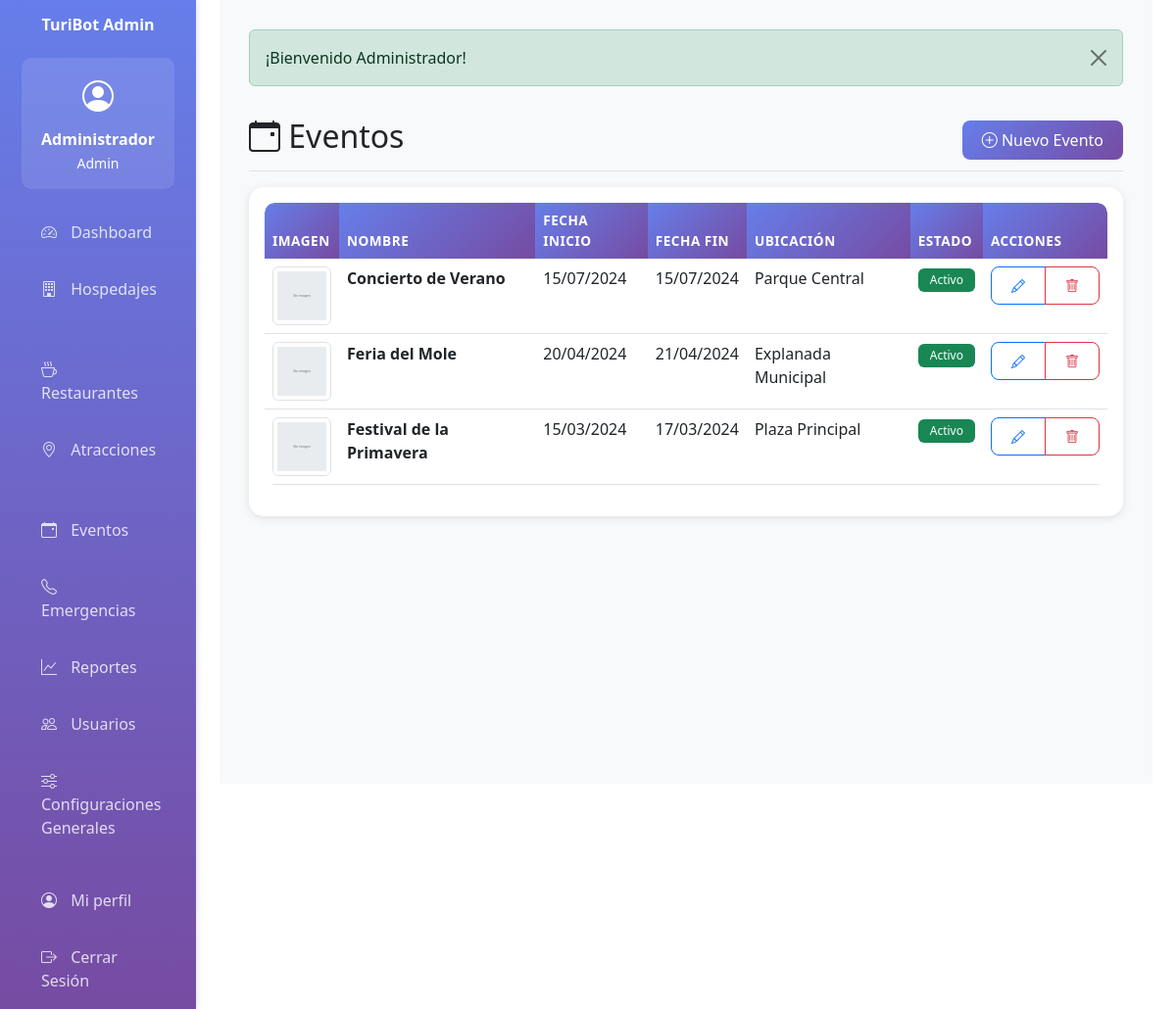
Page /evento (signed in) on the committed database.
### tables this page shows
CREATE TABLE IF NOT EXISTS eventos (
    id INT AUTO_INCREMENT PRIMARY KEY,
    nombre VARCHAR(200) NOT NULL,
    descripcion TEXT NOT NULL,
    fecha_inicio DATE NOT NULL,
    fecha_fin DATE NOT NULL,
    ubicacion TEXT NOT NULL,
    enlace_boletos TEXT NULL,
    imagen VARCHAR(255) NULL,
    activo TINYINT(1) DEFAULT 1,
    creado_por INT NOT NULL,
    fecha_creacion TIMESTAMP DEFAULT CURRENT_TIMESTAMP,
    fecha_actualizacion TIMESTAMP DEFAULT CURRENT_TIMESTAMP ON UPDATE CURRENT_TIMESTAMP,
    FOREIGN KEY (creado_por) REFERENCES usuarios(id),
    INDEX idx_fecha_inicio (fecha_inicio),
    INDEX idx_activo (activo)
);

### app/controllers/BaseController.php (called while the page is built, shortened)
<?php
class BaseController {
    protected function view($viewPath, $data = []) {
        extract($data);
        require_once APP_PATH . '/views/layouts/header.php';
        require_once APP_PATH . '/views/' . $viewPath . '.php';
        require_once APP_PATH . '/views/layouts/footer.php';
    }
}
?>

### app/controllers/EventoController.php (called while the page is built, shortened)
<?php
require_once APP_PATH . '/controllers/BaseController.php';
class EventoController extends BaseController {
    private $eventoModel;
    public function __construct() {
        $this->eventoModel = new Evento();
    }
    public function index() {
        $eventos = $this->eventoModel->getAll();
        $this->view('evento/index', ['eventos' => $eventos]);
    }
}
?>

### app/helpers/functions.php (called while the page is built, shortened)
<?php
function isLoggedIn() {
    return isset($_SESSION['user_id']);
}
function hasAnyRole($roles) {
    return in_array($_SESSION['user_rol'], $roles);
}
function formatDate($date, $format = 'd/m/Y') {
    return date($format, strtotime($date));
}
function getImageUrl($filename, $folder) {
    if (empty($filename)) {
        return BASE_URL . 'public/img/no-image.svg';
    }
    return BASE_URL . 'public/uploads/' . $folder . '/' . $filename;
}
function truncateText($text, $length = 100) {
    if (strlen($text) <= $length) {
        return $text;
    }
    return substr($text, 0, $length) . '...';
}
?>

### config/database.php (called while the page is built, shortened)
<?php
class Database {
    private static $instance = null;
    private $connection;
    private function __construct() {
        try {
            $dsn = "mysql:host=" . DB_HOST . ";dbname=" . DB_NAME . ";charset=" . DB_CHARSET;
            $options = [
                PDO::ATTR_ERRMODE => PDO::ERRMODE_EXCEPTION,
                PDO::ATTR_DEFAULT_FETCH_MODE => PDO::FETCH_ASSOC,
                PDO::ATTR_EMULATE_PREPARES => false
            ];
            $this->connection = new PDO($dsn, DB_USER, DB_PASS, $options);
        } catch (PDOException $e) {
            die("Error de conexión a la base de datos: " . $e->getMessage());
        }
    }
    public static function getInstance() {
        if (self::$instance === null) {
            self::$instance = new self();
        }
        return self::$instance;
    }
    public function getConnection() {
        return $this->connection;
    }
}
?>

### app/models/BaseModel.php (called while the page is built, shortened)
<?php
class BaseModel {
    protected $db;
    protected $table;
    public function __construct() {
        $this->db = Database::getInstance()->getConnection();
    }
    public function getAll() {
        $stmt = $this->db->query("SELECT * FROM {$this->table} ORDER BY id DESC");
        return $stmt->fetchAll();
    }
}
?>

### app/views/evento/index.php (the view)
<div class="d-flex justify-content-between flex-wrap flex-md-nowrap align-items-center pt-3 pb-2 mb-3 border-bottom">
    <h1 class="h2"><i class="bi bi-calendar-event"></i> Eventos</h1>
    <?php if (hasAnyRole(['admin', 'editor'])): ?>
    <a href="<?php echo BASE_URL; ?>evento/create" class="btn btn-primary"><i class="bi bi-plus-circle"></i> Nuevo Evento</a>
    <?php endif; ?>
</div>
<div class="card">
    <div class="card-body">
        <div class="table-responsive">
            <table class="table table-hover">
                <thead>
                    <tr>
                        <th>Imagen</th>
                        <th>Nombre</th>
                        <th>Fecha Inicio</th>
                        <th>Fecha Fin</th>
                        <th>Ubicación</th>
                        <th>Estado</th>
                        <th>Acciones</th>
                    </tr>
                </thead>
                <tbody>
                    <?php if (!empty($eventos)): ?>
                        <?php foreach ($eventos as $evt): ?>
                        <tr>
                            <td><img src="<?php echo getImageUrl($evt['imagen'], 'eventos'); ?>" class="img-thumbnail" style="width: 60px; height: 60px; object-fit: cover;"></td>
                            <td><strong><?php echo htmlspecialchars($evt['nombre']); ?></strong></td>
                            <td><?php echo formatDate($evt['fecha_inicio']); ?></td>
                            <td><?php echo formatDate($evt['fecha_fin']); ?></td>
                            <td><?php echo truncateText($evt['ubicacion'], 40); ?></td>
                            <td><?php echo $evt['activo'] ? '<span class="badge bg-success">Activo</span>' : '<span class="badge bg-secondary">Inactivo</span>'; ?></td>
                            <td>
                                <?php if (hasAnyRole(['admin', 'editor'])): ?>
                                <div class="btn-group btn-group-sm">
                                    <a href="<?php echo BASE_URL; ?>evento/edit/<?php echo $evt['id']; ?>" class="btn btn-outline-primary"><i class="bi bi-pencil"></i></a>
                                    <a href="<?php echo BASE_URL; ?>evento/delete/<?php echo $evt['id']; ?>" class="btn btn-outline-danger delete-confirm"><i class="bi bi-trash"></i></a>
                                </div>
                                <?php endif; ?>
                            </td>
                        </tr>
                        <?php endforeach; ?>
                    <?php else: ?>
                        <tr><td colspan="7" class="text-center text-muted">No hay eventos registrados</td></tr>
                    <?php endif; ?>
                </tbody>
            </table>
        </div>
    </div>
</div>

### public/css/custom.css (style rules this page uses)
:root { --turibot-primary: #667eea; --turibot-secondary: #764ba2; --turibot-gradient: linear-gradient(135deg, var(--turibot-primary) 0%, var(--turibot-secondary) 100%); }
* { transition: all 0.3s ease; }
.btn { border-radius: 8px; font-weight: 500; padding: 8px 20px; }
.table { border-radius: 10px; overflow: hidden; }
.table thead th { background: var(--turibot-gradient); color: white; border: none; font-weight: 600; text-transform: uppercase; font-size: 0.85rem; letter-spacing: 0.5px; }
.badge { padding: 6px 12px; font-weight: 500; }

### app/views/layouts/header.php (style rules this page uses)
:root { --primary-color: #667eea; --secondary-color: #764ba2; }
body { font-family: 'Segoe UI', Tahoma, Geneva, Verdana, sans-serif; }
.card { border: none; border-radius: 15px; box-shadow: 0 2px 10px rgba(0,0,0,0.1); margin-bottom: 20px; }
.table-responsive { border-radius: 10px; }
.btn-primary { background: linear-gradient(135deg, var(--primary-color) 0%, var(--secondary-color) 100%); border: none; }

### rows in the picture
eventos: nombre "Concierto de Verano", fecha_inicio "15/07/2024", fecha_fin "15/07/2024", ubicacion "Parque Central", activo "Activo"
eventos: nombre "Feria del Mole", fecha_inicio "20/04/2024", fecha_fin "21/04/2024", ubicacion "Explanada Municipal", activo "Activo"
eventos: nombre "Festival de la Primavera", fecha_inicio "15/03/2024", fecha_fin "17/03/2024", ubicacion "Plaza Principal", activo "Activo"

### other values in the picture
APP_NAME "TuriBot Admin"
getCurrentUser()['nombre'] "Administrador"
getCurrentUser()['rol'] "Admin"
$flash['message'] "¡Bienvenido Administrador!"
